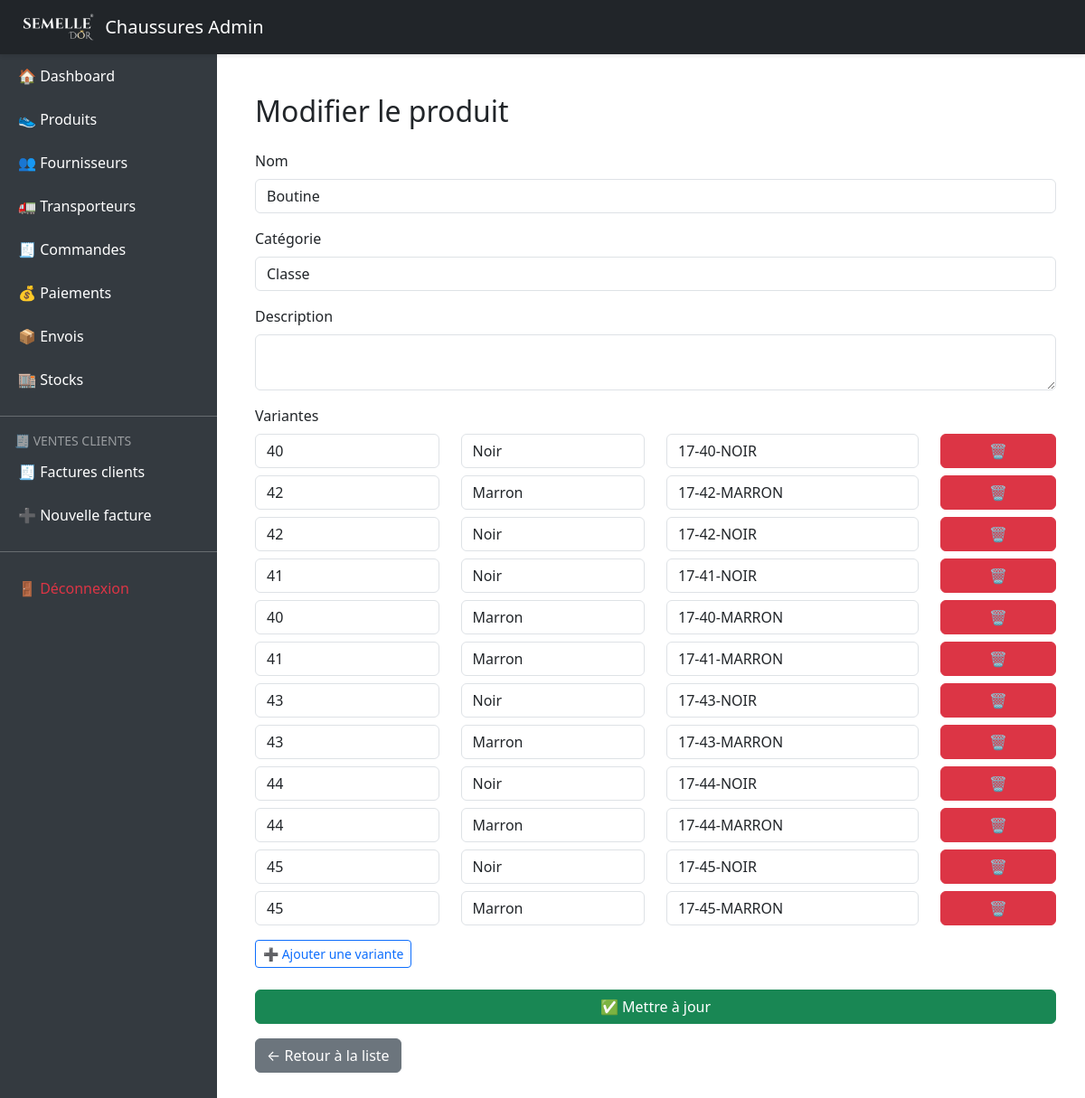
Screenshot of /index.php?route=products/edit/17 (signed in) with the database file from the repository.
### tables this page shows
CREATE TABLE `products` (
  `id` int(11) NOT NULL,
  `name` varchar(100) DEFAULT NULL,
  `description` text DEFAULT NULL,
  `category` varchar(100) DEFAULT NULL,
  `image_path` varchar(255) DEFAULT NULL
);

CREATE TABLE `variants` (
  `id` int(11) NOT NULL,
  `product_id` int(11) DEFAULT NULL,
  `size` varchar(10) DEFAULT NULL,
  `color` varchar(50) DEFAULT NULL,
  `sku` varchar(100) DEFAULT NULL
);

### controllers/ProductController.php (called while the page is built, shortened)
<?php
require_once 'models/Product.php';
require_once 'models/Variant.php';
function showEditForm($id)
{
    $product = Product::find($id);
    $variants = Variant::findByProduct($id);
    include 'views/products/edit.php';
}

### index.php (called while the page is built, shortened)
<?php
require 'routes.php';

### models/Product.php (called while the page is built, shortened)
<?php
class Product
{
    public static function find($id)
    {
        global $pdo;
        $stmt = $pdo->prepare("SELECT * FROM products WHERE id = ?");
        $stmt->execute([$id]);
        return $stmt->fetch(PDO::FETCH_ASSOC);
    }
}

### models/Variant.php (called while the page is built)
<?php
class Variant
{
    public static function findByProduct($product_id)
    {
        global $pdo;
        $stmt = $pdo->prepare("SELECT * FROM variants WHERE product_id = ?");
        $stmt->execute([$product_id]);
        return $stmt->fetchAll(PDO::FETCH_ASSOC);
    }
}

### views/products/edit.php (the view, shortened to what this page needs)
<?php
include 'views/layout/header.php';
?>
<div class="container py-4">
    <h2 class="mb-4">Modifier le produit</h2>
    <form action="?route=products/update/<?= $product['id'] ?>" method="POST">
        <div class="mb-3">
            <label class="form-label">Nom</label>
            <input name="name" value="<?= htmlspecialchars($product['name']) ?>" class="form-control" required>
        </div>
        <div class="mb-3">
            <label class="form-label">Catégorie</label>
            <input name="category" value="<?= htmlspecialchars($product['category']) ?>" class="form-control" required>
        </div>
        <div class="mb-3">
            <label class="form-label">Description</label>
            <textarea name="description" class="form-control"><?= htmlspecialchars($product['description']) ?></textarea>
        </div>
        <div class="mb-3">
            <label class="form-label">Variantes</label>
            <div id="variants">
                <?php foreach ($variants as $i => $v): ?>
                    <div class="row variant-group mb-2">
                        <div class="col-md-3">
                            <input name="variants[<?= $i ?>][size]" class="form-control" value="<?= htmlspecialchars($v['size']) ?>" required>
                        </div>
                        <div class="col-md-3">
                            <input name="variants[<?= $i ?>][color]" class="form-control" value="<?= htmlspecialchars($v['color']) ?>" required>
                        </div>
                        <div class="col-md-4">
                            <input name="variants[<?= $i ?>][sku]" class="form-control" value="<?= htmlspecialchars($v['sku']) ?>" required>
                        </div>
                        <div class="col-md-2 d-grid">
                            <button type="button" class="btn btn-danger" onclick="this.parentElement.parentElement.remove()">🗑️</button>
                        </div>
                    </div>
                <?php endforeach ?>
            </div>
            <button type="button" onclick="addVariantField()" class="btn btn-outline-primary btn-sm mt-2">➕ Ajouter une variante</button>
        </div>
        <div class="d-grid mt-4">
            <button type="submit" class="btn btn-success">✅ Mettre à jour</button>
        </div>
    </form>
    <div class="mt-3">
        <a href="?route=products" class="btn btn-secondary">← Retour à la liste</a>
    </div>
</div>
<?php include 'views/layout/footer.php'; ?>

### views/layout/header.php (style rules this page uses)
body { min-height: 100vh; display: flex; }

### rows the page displays
products: name "Boutine", category "Classe"
variants: size "40", color "Noir", sku "17-40-NOIR"
variants: size "42", color "Marron", sku "17-42-MARRON"
variants: size "42", color "Noir", sku "17-42-NOIR"
variants: size "41", color "Noir", sku "17-41-NOIR"
variants: size "40", color "Marron", sku "17-40-MARRON"
variants: size "41", color "Marron", sku "17-41-MARRON"
variants: size "43", color "Noir", sku "17-43-NOIR"
variants: size "43", color "Marron", sku "17-43-MARRON"
variants: size "44", color "Noir", sku "17-44-NOIR"
variants: size "44", color "Marron", sku "17-44-MARRON"
variants: size "45", color "Noir", sku "17-45-NOIR"
variants: size "45", color "Marron", sku "17-45-MARRON"
